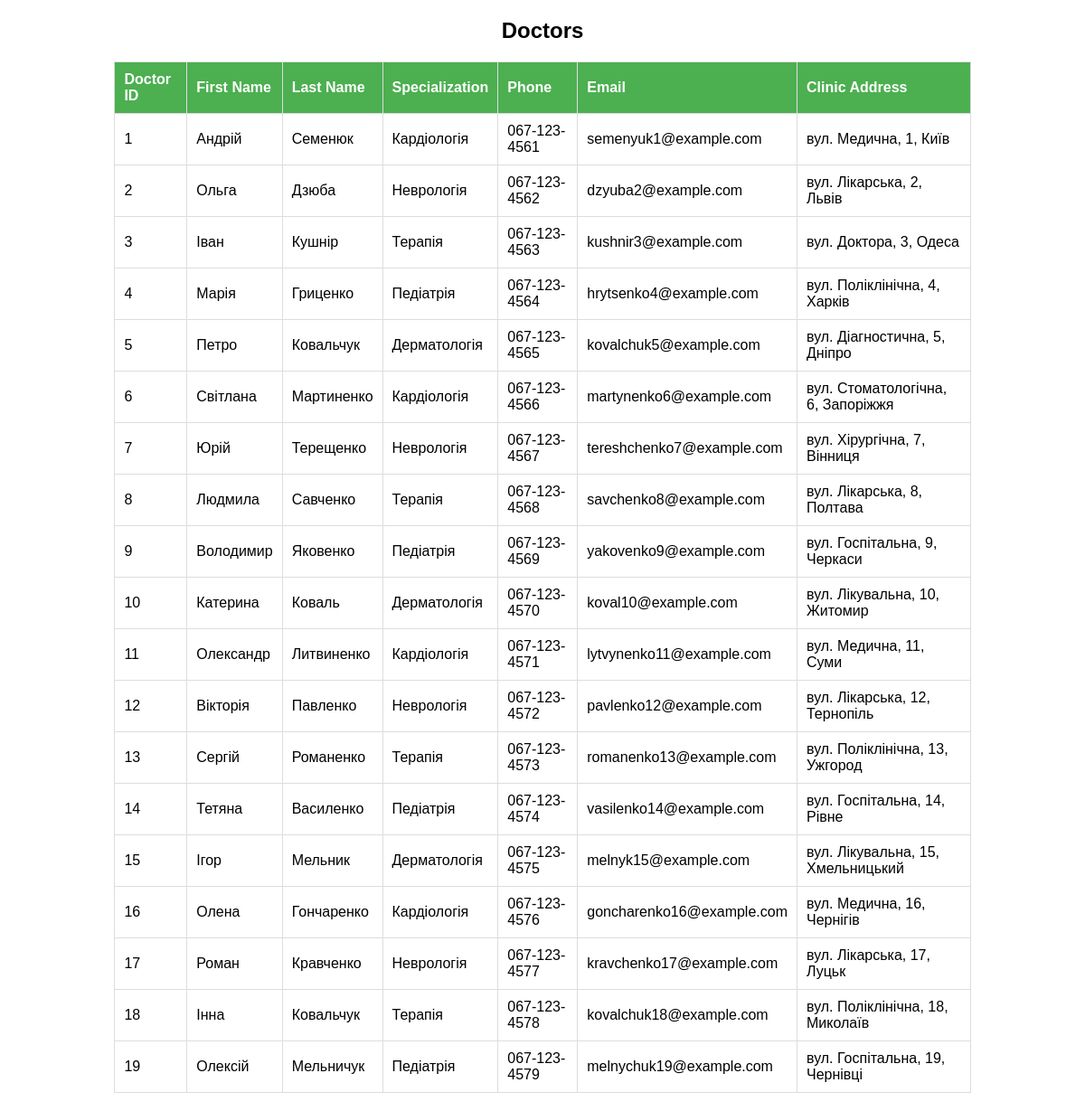
The app's page /doctors.php with its own data.
### tables this page shows
CREATE TABLE `doctors` (
  `doctor_id` int NOT NULL,
  `first_name` varchar(50) NOT NULL,
  `last_name` varchar(50) NOT NULL,
  `specialization` varchar(100) DEFAULT NULL,
  `phone` varchar(20) DEFAULT NULL,
  `email` varchar(100) DEFAULT NULL,
  `clinic_address` varchar(255) DEFAULT NULL
);

### doctors.php (the view, shortened to what this page needs)
<!DOCTYPE html>
<html lang="en">
<head>
</head>
<body>
<h2>Doctors</h2>
<table>
    <tr>
        <th>Doctor ID</th>
        <th>First Name</th>
        <th>Last Name</th>
        <th>Specialization</th>
        <th>Phone</th>
        <th>Email</th>
        <th>Clinic Address</th>
    </tr>
    <?php
    $servername = "localhost";
    $username = "root";
    $password = "";
    $dbname = "test";
    $conn = new mysqli($servername, $username, $password, $dbname);
    $sql = "SELECT * FROM doctors";
    $result = $conn->query($sql);
    if ($result->num_rows > 0) {
        while($row = $result->fetch_assoc()) {
            echo "<tr>";
            echo "<td>".$row["doctor_id"]."</td>";
            echo "<td>".$row["first_name"]."</td>";
            echo "<td>".$row["last_name"]."</td>";
            echo "<td>".$row["specialization"]."</td>";
            echo "<td>".$row["phone"]."</td>";
            echo "<td>".$row["email"]."</td>";
            echo "<td>".$row["clinic_address"]."</td>";
            echo "</tr>";
        }
    } else {
        echo "0 results";
    }
    ?>
</table>
</body>
</html>

### doctors.php (style rules this page uses)
body { font-family: Arial, sans-serif; text-align: center; }
table { width: 80%; margin: 20px auto; border-collapse: collapse; }
th, td { padding: 10px; border: 1px solid #ddd; text-align: left; }
th { background-color: #4CAF50; color: white; }

### records on screen
doctors: doctor_id "1", first_name "Андрій", last_name "Семенюк", specialization "Кардіологія", phone "067-123-4561", email "semenyuk1@example.com", clinic_address "вул. Медична, 1, Київ"
doctors: doctor_id "2", first_name "Ольга", last_name "Дзюба", specialization "Неврологія", phone "067-123-4562", email "dzyuba2@example.com", clinic_address "вул. Лікарська, 2, Львів"
doctors: doctor_id "3", first_name "Іван", last_name "Кушнір", specialization "Терапія", phone "067-123-4563", email "kushnir3@example.com", clinic_address "вул. Доктора, 3, Одеса"
doctors: doctor_id "4", first_name "Марія", last_name "Гриценко", specialization "Педіатрія", phone "067-123-4564", email "hrytsenko4@example.com", clinic_address "вул. Поліклінічна, 4, Харків"
doctors: doctor_id "5", first_name "Петро", last_name "Ковальчук", specialization "Дерматологія", phone "067-123-4565", email "kovalchuk5@example.com", clinic_address "вул. Діагностична, 5, Дніпро"
doctors: doctor_id "6", first_name "Світлана", last_name "Мартиненко", specialization "Кардіологія", phone "067-123-4566", email "martynenko6@example.com", clinic_address "вул. Стоматологічна, 6, Запоріжжя"
doctors: doctor_id "7", first_name "Юрій", last_name "Терещенко", specialization "Неврологія", phone "067-123-4567", email "tereshchenko7@example.com", clinic_address "вул. Хірургічна, 7, Вінниця"
doctors: doctor_id "8", first_name "Людмила", last_name "Савченко", specialization "Терапія", phone "067-123-4568", email "savchenko8@example.com", clinic_address "вул. Лікарська, 8, Полтава"
doctors: doctor_id "9", first_name "Володимир", last_name "Яковенко", specialization "Педіатрія", phone "067-123-4569", email "yakovenko9@example.com", clinic_address "вул. Госпітальна, 9, Черкаси"
doctors: doctor_id "10", first_name "Катерина", last_name "Коваль", specialization "Дерматологія", phone "067-123-4570", email "koval10@example.com", clinic_address "вул. Лікувальна, 10, Житомир"
doctors: doctor_id "11", first_name "Олександр", last_name "Литвиненко", specialization "Кардіологія", phone "067-123-4571", email "lytvynenko11@example.com", clinic_address "вул. Медична, 11, Суми"
doctors: doctor_id "12", first_name "Вікторія", last_name "Павленко", specialization "Неврологія", phone "067-123-4572", email "pavlenko12@example.com", clinic_address "вул. Лікарська, 12, Тернопіль"
doctors: doctor_id "13", first_name "Сергій", last_name "Романенко", specialization "Терапія", phone "067-123-4573", email "romanenko13@example.com", clinic_address "вул. Поліклінічна, 13, Ужгород"
doctors: doctor_id "14", first_name "Тетяна", last_name "Василенко", specialization "Педіатрія", phone "067-123-4574", email "vasilenko14@example.com", clinic_address "вул. Госпітальна, 14, Рівне"
doctors: doctor_id "15", first_name "Ігор", last_name "Мельник", specialization "Дерматологія", phone "067-123-4575", email "melnyk15@example.com", clinic_address "вул. Лікувальна, 15, Хмельницький"
doctors: doctor_id "16", first_name "Олена", last_name "Гончаренко", specialization "Кардіологія", phone "067-123-4576", email "goncharenko16@example.com", clinic_address "вул. Медична, 16, Чернігів"
doctors: doctor_id "17", first_name "Роман", last_name "Кравченко", specialization "Неврологія", phone "067-123-4577", email "kravchenko17@example.com", clinic_address "вул. Лікарська, 17, Луцьк"
doctors: doctor_id "18", first_name "Інна", last_name "Ковальчук", specialization "Терапія", phone "067-123-4578", email "kovalchuk18@example.com", clinic_address "вул. Поліклінічна, 18, Миколаїв"
doctors: doctor_id "19", first_name "Олексій", last_name "Мельничук", specialization "Педіатрія", phone "067-123-4579", email "melnychuk19@example.com", clinic_address "вул. Госпітальна, 19, Чернівці"
